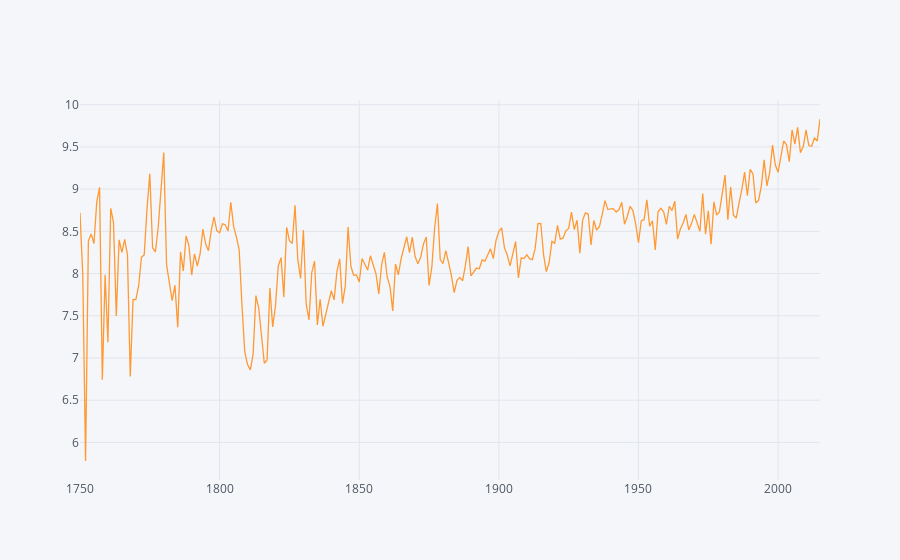

Notebook code cell kept with this figure:
### Code cell
new_df = pd.read_csv('GlobalTemperatures.csv')
new_df['year'] = pd.to_datetime( new_df['dt']).dt.year # Converting date into year and making new column.

by_new = new_df.groupby(['year'] )['LandAverageTemperature'].mean().reset_index()
new_pivot = by_new.pivot_table(values='LandAverageTemperature', index='year')
new_pivot.iplot(kind='scatter')

### Figure 1 — Plotly figure (JSON) as saved in the notebook; plotly's stock layout.template omitted (floating-point values rounded to 4 significant figures; data arrays with more than 128 entries replaced by an {"elided": "..."} marker saying what was removed)
{"data": [{"line": {"color": "rgba(255, 153, 51, 1.0)", "dash": "solid", "shape": "linear", "width": 1.3}, "mode": "lines", "name": "LandAverageTemperature", "text": "", "type": "scatter", "x": {"elided": "266 int values"}, "y": {"elided": "266 float values"}}], "layout": {"legend": {"bgcolor": "#F5F6F9", "font": {"color": "#4D5663"}}, "paper_bgcolor": "#F5F6F9", "plot_bgcolor": "#F5F6F9", "title": {"font": {"color": "#4D5663"}}, "xaxis": {"gridcolor": "#E1E5ED", "showgrid": true, "tickfont": {"color": "#4D5663"}, "title": {"font": {"color": "#4D5663"}, "text": ""}, "zerolinecolor": "#E1E5ED"}, "yaxis": {"gridcolor": "#E1E5ED", "showgrid": true, "tickfont": {"color": "#4D5663"}, "title": {"font": {"color": "#4D5663"}, "text": ""}, "zerolinecolor": "#E1E5ED"}}}
